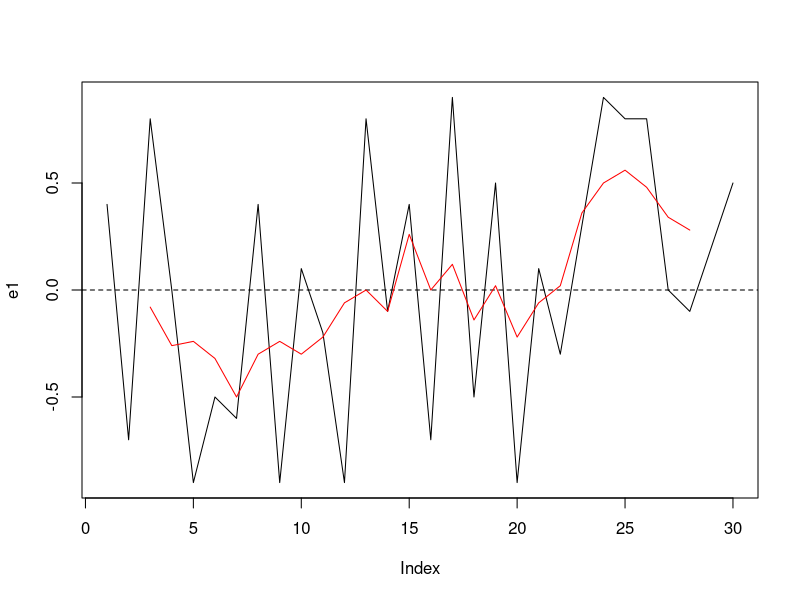
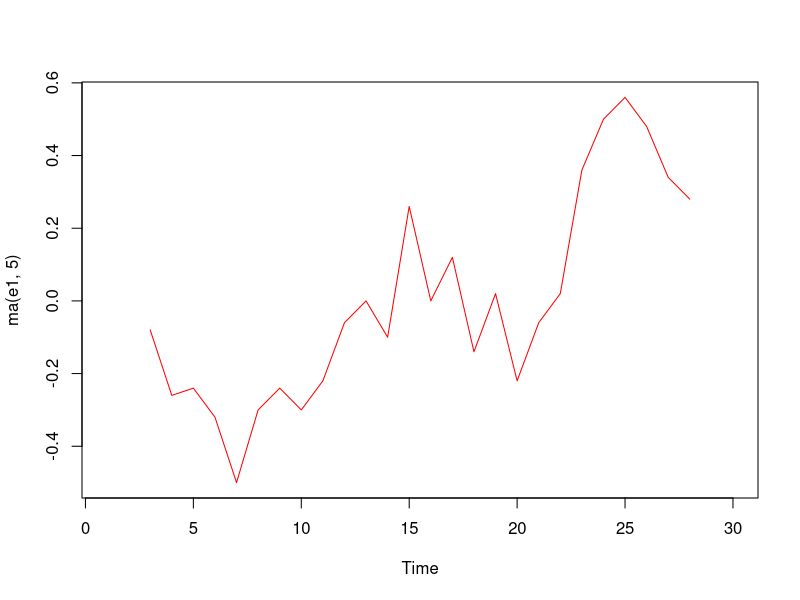
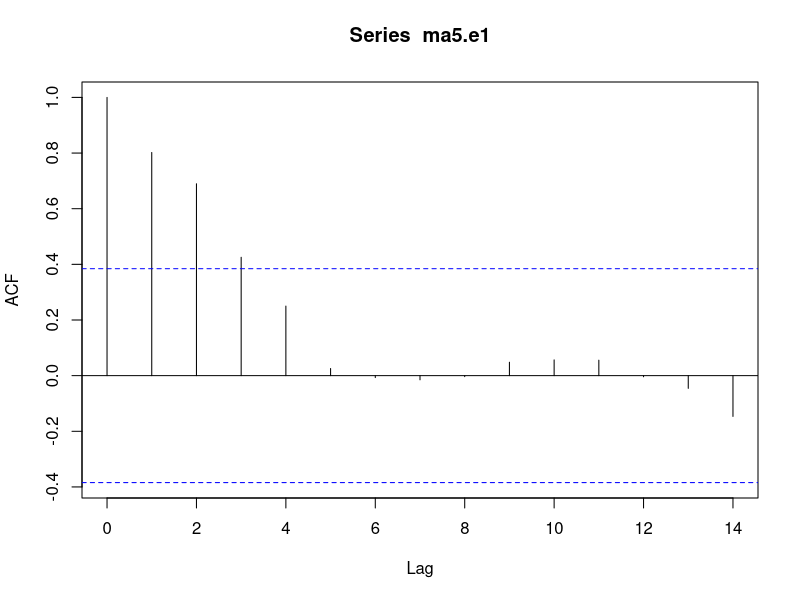
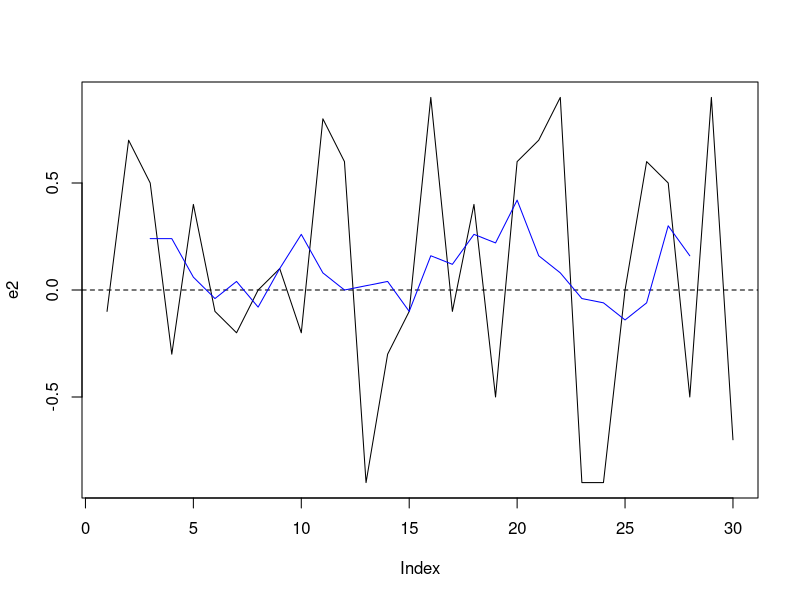
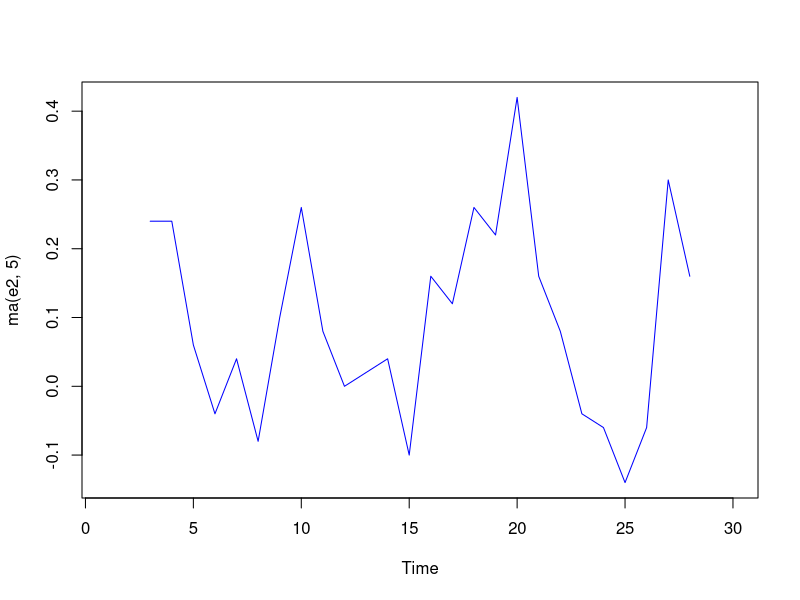
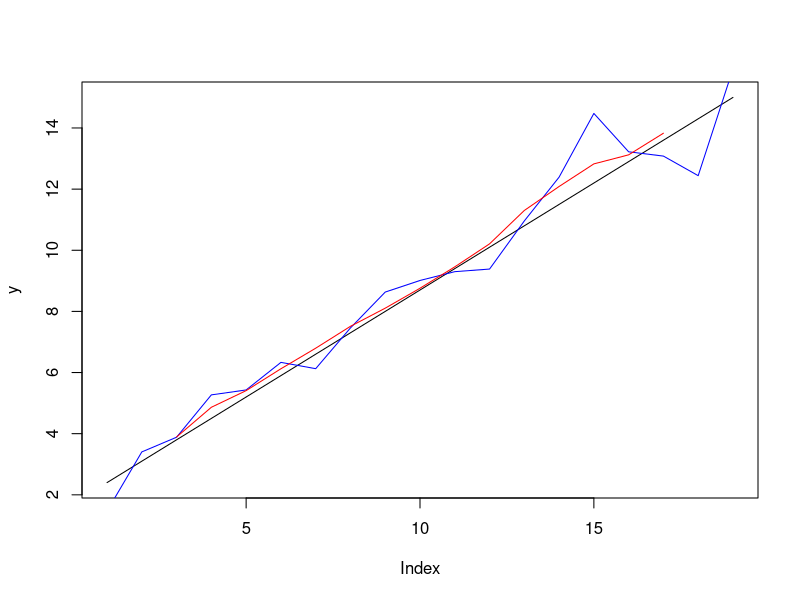
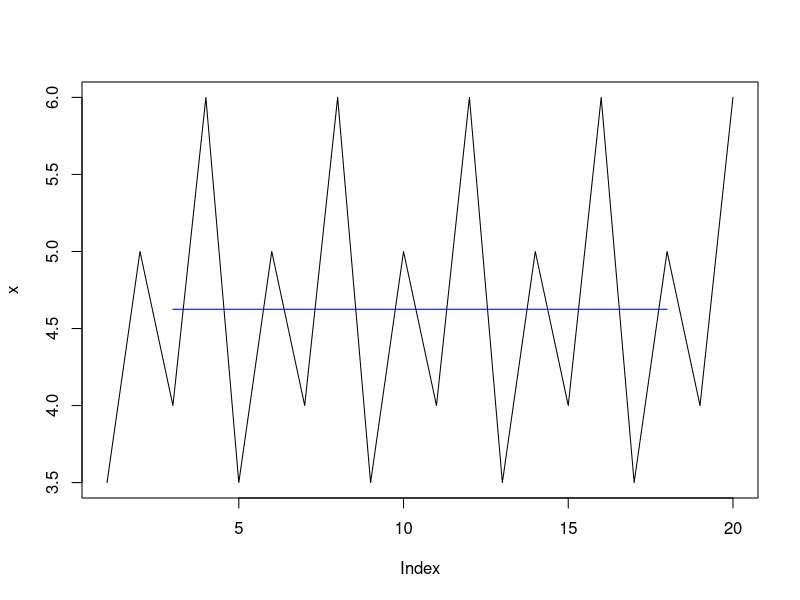
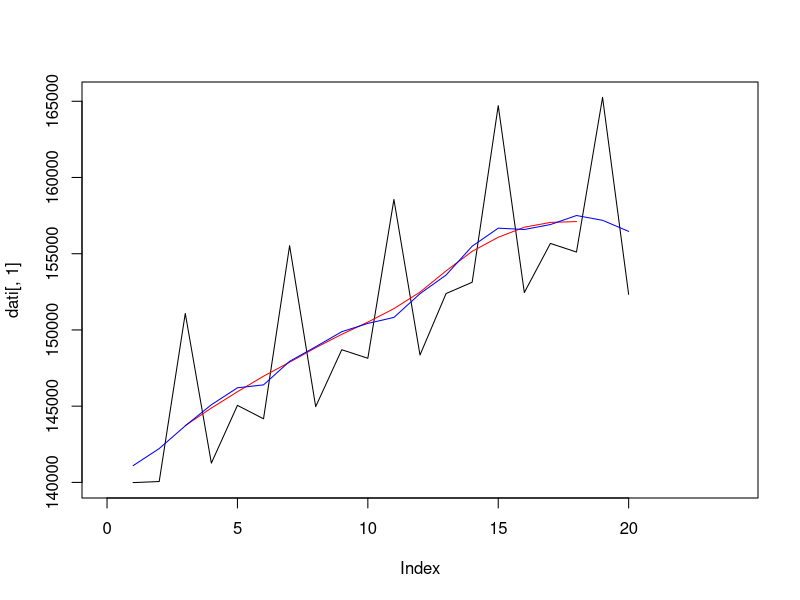

The R source for these figures, in order:
## Medie mobili:
## lisciamento, conservazione dei trend, destagionalizzazione

library(forecast)

## dati ex fig. 3.1
#Consideriamo 2 serie storiche
e1 <- c(0.4,-0.7,0.8,0,-0.9,-0.5,-0.6,0.4,-0.9,0.1,-0.2,-0.9,0.8,-0.1,0.4,-0.7,0.9,-0.5,0.5,-0.9,0.1,-0.3,0.3,0.9,0.8,0.8,0,-0.1,0.2,0.5)
e2 <- c(-0.1,0.7,0.5,-0.3,0.4,-0.1,-0.2,0,0.1,-0.2,0.8,0.6,-0.9,-0.3,-0.1,0.9,-0.1,0.4,-0.5,0.6,0.7,0.9,-0.9,-0.9,0,0.6,0.5,-0.5,0.9,-0.7)

plot(e1, type="l")
abline(h=0, lty=2)
lines(ma(e1,5), col="red")#ma è funzione perfare medie mobili...questa è media mobile di ordine 5
plot(ma(e1, 5), col="red", type="l")

ma5.e1 <- ma(e1, 5)[-c(1,2,length(e1)-1, length(e1))]
acf(ma5.e1, na.rm=TRUE)


plot(e2, type="l")
abline(h=0, lty=2)
lines(ma(e2,5), col="blue")

plot(ma(e2, 5), col="blue", type="l")

## Tab. 3.1

## conservazione del trend:

## trend lineare
ttrend <- 1:20
y <- 1+0.7*ttrend[-1]

plot(y, type="l")
y
ma(y, 5)


## costruisco una serie del tipo trend lineare+disturbo white noise
y <- 1+0.7*ttrend[-1] + rnorm(length(y))
lines(y, col="blue") #la serie
lines(ma(y, 5), col="red") #media mobile della serie


## Vediamo ora una serie periodica
x <- rep(c(3.5, 5, 4, 6), 5)

plot(x, type="l")
lines(ma(x, 4), col="blue") #media della serie

#------------------------------------------
## Tab. 3.5
#--->Hp: si tratta di serie moltiplicativa (Y(t)= T*S*e)
dati <- read.table(file="data/fig.3_7.dat")

dati$trim <- rep(1:4, 5)
plot(dati[,1], type="l", xlim=c(0, 24))
#NB: sta serie storica presenta sia trend che stagionalità
dimnames(dati)[[2]][1] <- "y"

#Liscio il trend mediante medie mobili
dati$y.2s <- ma(dati$y, 4)
lines(dati$y.2s, col="red") #linea rossa è la stima del trend con medie mobili
## Ora valutiamo la stagionalità
## indici di stagionalità grezza
dati$IS <- dati$y/dati$y.2s
## stima coefficienti grezzi
dati$S.star <- tapply(dati$IS, dati$trim,
                      mean, na.rm=T) #na.rm = T perche usando mm alcuni dati sono NA
## normalizzo stag grezza a 1
coefst <- prod(dati$S.star)^(1/20)
dati$S <- dati$S.star/coefst
## calcolo serie destagionalizzata (faccio il rapporto poichè la serie era moltiplicativa)
dati$y.d <- dati$y/dati$S
lines(dati$y.d, col="blue")#sta linea blu è la serie destagionalizzata (ma comprensiva di trend giusto?)
###################################

## Effetto di Slutsky-Yule
## es. lisciamento con medie mobili

## simulo white noise, 100 osservazioni
y <- rnorm(100)
#load("y100.rda") # dati della figura nelle slides
plot(y, type="l")
abline(h=0, lty=3)


## scriviamo una funzione "media mobile (semplice)"

myma <- function(x, order=5) {#ordine 5 di default
    semismm <- ((order-1)/2)
    inizio <- 1 + semismm
    fine <- length(x) - semismm
    mmx <- rep(NA, length(x))
    for(i in inizio:fine) {
        mmx[i] <- mean(x[(i-semismm):(i+semismm)])
    }
    return(mmx)
}

lines(myma(y), col="red") #ma di ordine 5
lines(myma(y, 9), col="blue")#ma di ordine 9

var(y)
var(myma(y, 5), na.rm=T)
var(myma(y,9), na.rm=T) #usando ma di ordine 9 la varianza è minore rispetto a ordine 5


## funzione che calcola il rapporto di riduzione della varianza residua:
## in generale (per medie semplici!) vale
rrv <- function(order) sum(rep(1/order, order)^2)

## Confronto tra ordine 5 e 9
rrv(5)
rrv(9)
#NB: entrambi<1: BENE
#    rrv(9)< rrv(5)--->usando la ma di ordine 9 la varianza si riduce di più rispetto ad usare ordine 5
#    e avevamo già notato poco fa che var(myma(y, 5), na.rm=T) > var(myma(y, 9), na.rm=T)
